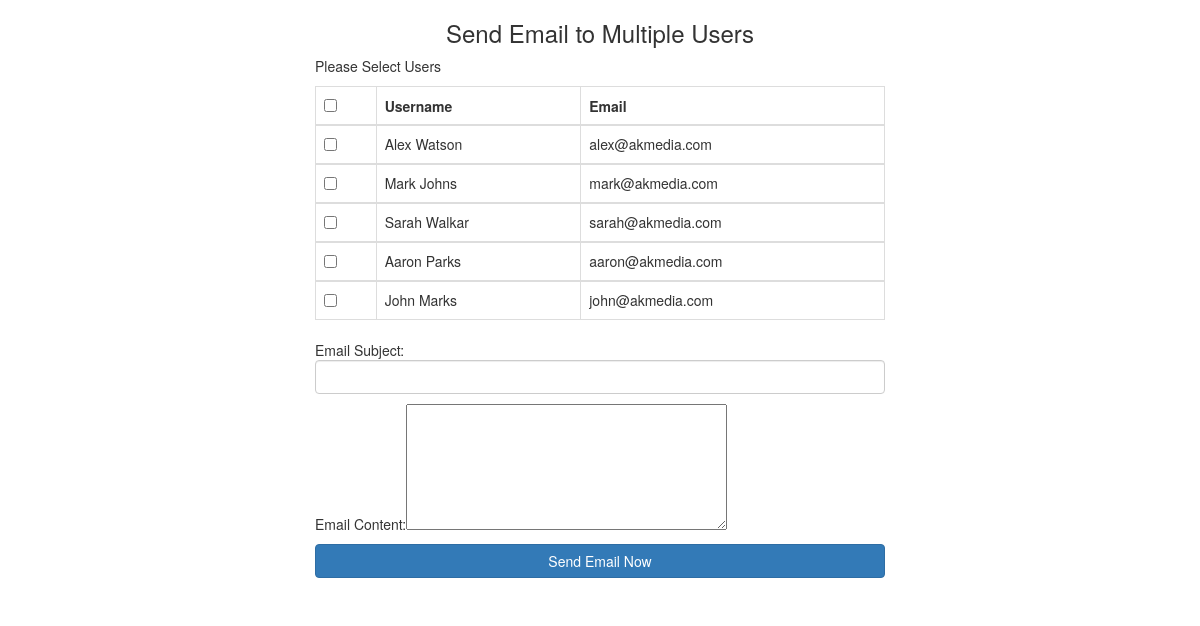
The page / on the database its author committed.
### tables this page shows
CREATE TABLE `Email_Users` (
  `user_id` int(11) unsigned NOT NULL AUTO_INCREMENT,
  `username` varchar(255) DEFAULT NULL,
  `email` varchar(255) DEFAULT NULL,
  PRIMARY KEY (`user_id`)
);

### index.php (the view, shortened to what this page needs)
<!DOCTYPE html>
<html>
<head>
  <link rel="stylesheet" href="css/bootstrap.min.css">
</head>
<body>
<div class="container-fluid" style="width:50%;">
  <center><h3>Send Email to Multiple Users</h3></center>
  <p>Please Select Users</p>
  <form method="post" action="">
	<?php
	$getemail = mysql_query("SELECT * FROM Email_Users");
	echo '<table class="table table-bordered">';
	echo "<thead>
	      <tr>
	      <th><input type='checkbox' onchange='checkedbox(this)' name='chk'/></th>
	      <th>Username</th>
	      <th>Email</th>
	      </tr>
    	  </thead>";
	while ($row = mysql_fetch_assoc($getemail)) {
		echo "<tbody><tr><td><input value='".$row['email']."' type='checkbox' name='check[]'/></td>";
		echo "<td >".$row['username']."</td>";
		echo "<td >".$row['email']."</td></tr></tbody>";
	}
	echo "</table>";
	?>
	<p>Email Subject:<input type="text" name="subject" value=""  class="form-control"/></p>
	<p>Email Content:<textarea name="message" cols="40" rows="6"></textarea></p>
	<center><input type='submit' name='submit' value='Send Email Now' class="btn btn-primary btn-block"/>
	</center>
	<br>
</div>
</body>
</html>

### rows shown on the page
email_users: username "Alex Watson", email "alex@akmedia.com"
email_users: username "Mark Johns", email "mark@akmedia.com"
email_users: username "Sarah Walkar", email "sarah@akmedia.com"
email_users: username "Aaron Parks", email "aaron@akmedia.com"
email_users: username "John Marks", email "john@akmedia.com"
